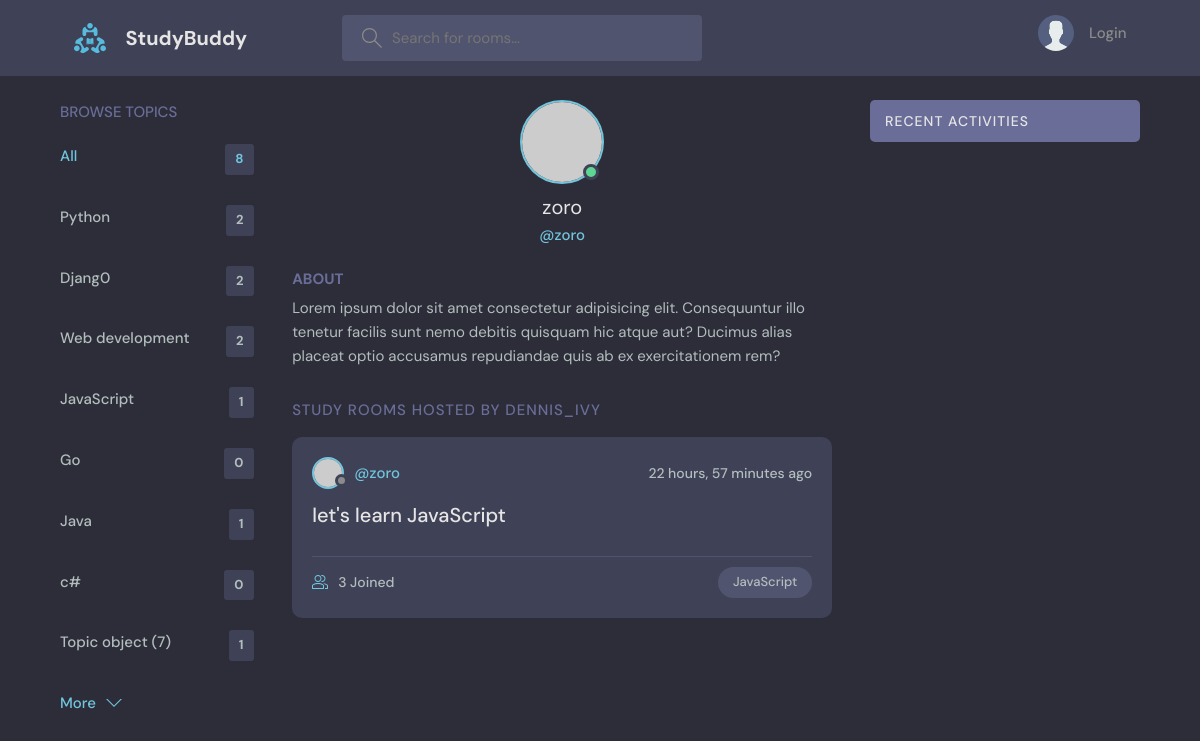
The app's page /profile/2/ with its own data.
### base/models.py (models this page shows, shortened)
class Topic(models.Model):
    name=models.CharField(max_length=200)

class Room(models.Model):
    host=models.ForeignKey(User, on_delete=models.SET_NULL, null=True)
    topic=models.ForeignKey(Topic, on_delete=models.SET_NULL, null=True)
    name=models.CharField(max_length=200)
    description=models.TextField(null=True, blank=True)
    participants=models.ManyToManyField(User, related_name='participants' , blank=True)
    updated= models.DateTimeField(auto_now=True)
    created= models.DateTimeField(auto_now_add=True)
    class Meta:
        ordering= ['-updated','created']

### base/views.py (the view)
# urls.py: path('profile/<str:pk>/',views.userProfile, name="user-profile"),
def userProfile(request,pk):
    user=User.objects.get(id=pk)
    rooms=user.room_set.all()
    room_message=user.message_set.all()
    topics=Topic.objects.all()
    context={'user':user,'rooms':rooms, 'room_message':room_message,'topics':topics}
    return render(request,'base/profile.html',context)

### base/templates/base/profile.html (shortened to what this page needs)
{% extends 'main.html' %}
{% block content%}
  <main class="profile-page layout layout--3">
    <div class="container">
      {% include 'base/topics_component.html' %}
      <div class="roomList">
        <div class="profile">
          <div class="profile__avatar">
            <div class="avatar avatar--large active">
              <img src="https://randomuser.me/api/portraits/men/11.jpg" />
            </div>
          </div>
          <div class="profile__info">
            <h3>{{user.username}}</h3>
            <p>@{{user.username}}</p>
          </div>
          <div class="profile__about">
            <h3>About</h3>
            <p>
              Lorem ipsum dolor sit amet consectetur adipisicing elit. Consequuntur illo tenetur
              facilis sunt nemo debitis quisquam hic atque aut? Ducimus alias placeat optio
              accusamus repudiandae quis ab ex exercitationem rem?
            </p>
          </div>
        </div>
        <div class="roomList__header">
          <div>
            <h2>Study Rooms Hosted by dennis_ivy</a>
            </h2>
          </div>
        </div>
        {%include 'base/feed_component.html' %}
      </div>
      {% include 'base/activity_component.html' %}
    </div>
  </main>
{% endblock %}

### base/templates/base/topics_component.html
<div class="topics">
    <div class="topics__header">
      <h2>Browse Topics</h2>
    </div>
    <ul class="topics__list">
      <li>
        <a href="{% url  'base-home' %}" class="active">All <span>{{topics.count}}</span></a>
      </li>
      {% for topic in topics %}
      <li>
        <a href="{% url 'base-home' %}?q={{topic.name}}">{{topic.name}}<span>{{topic.room_set.all.count}}</span></a>
      </li>
      {% endfor %}
    </ul>
    <a class="btn btn--link" href="topics.html">
      More
      <svg version="1.1" xmlns="http://www.w3.org/2000/svg" width="32" height="32" viewBox="0 0 32 32">
        <title>chevron-down</title>
        <path d="M16 21l-13-13h-3l16 16 16-16h-3l-13 13z"></path>
      </svg>
    </a>
  </div>

### base/templates/base/feed_component.html (shortened to what this page needs)
{% for room in rooms %}
<div class="roomListRoom">
    <div class="roomListRoom__header">
      <a href="{% url 'user-profile' room.host.id %}" class="roomListRoom__author">
        <div class="avatar avatar--small">
          <img src="https://randomuser.me/api/portraits/women/11.jpg" />
        </div>
        <span>@{{room.host.username}}</span>
      </a>
      <div class="roomListRoom__actions">
        <span>{{room.created|timesince}} ago</span>
      </div>
    </div>
    <div class="roomListRoom__content">
      <a href="{% url 'room' room.id %}">{{room.name}}</a>
    </div>
    <div class="roomListRoom__meta">
      <a href="{% url 'room' room.id %}" class="roomListRoom__joined">
        {{room.participants.all.count}} Joined
      </a>
      <p class="roomListRoom__topic">{{room.topic.name}}</p>
    </div>
  </div>
{% endfor %}

### records on screen
Topic: name "Python", room_set.all.count "2"
Topic: name "Djang0", room_set.all.count "2"
Topic: name "Web development", room_set.all.count "2"
Topic: name "JavaScript", room_set.all.count "1"
Topic: name "Go", room_set.all.count "0"
Topic: name "Java", room_set.all.count "1"
Topic: name "c#", room_set.all.count "0"
Topic: name "Topic object (7)", room_set.all.count "1"
Room: host.username "zoro", created "22 hours, 57 minutes", name "let's learn JavaScript", participants.all.count "3", topic.name "JavaScript"

### other values on screen
{{ topics.count }} "8"
{{ user.username }} "zoro"
